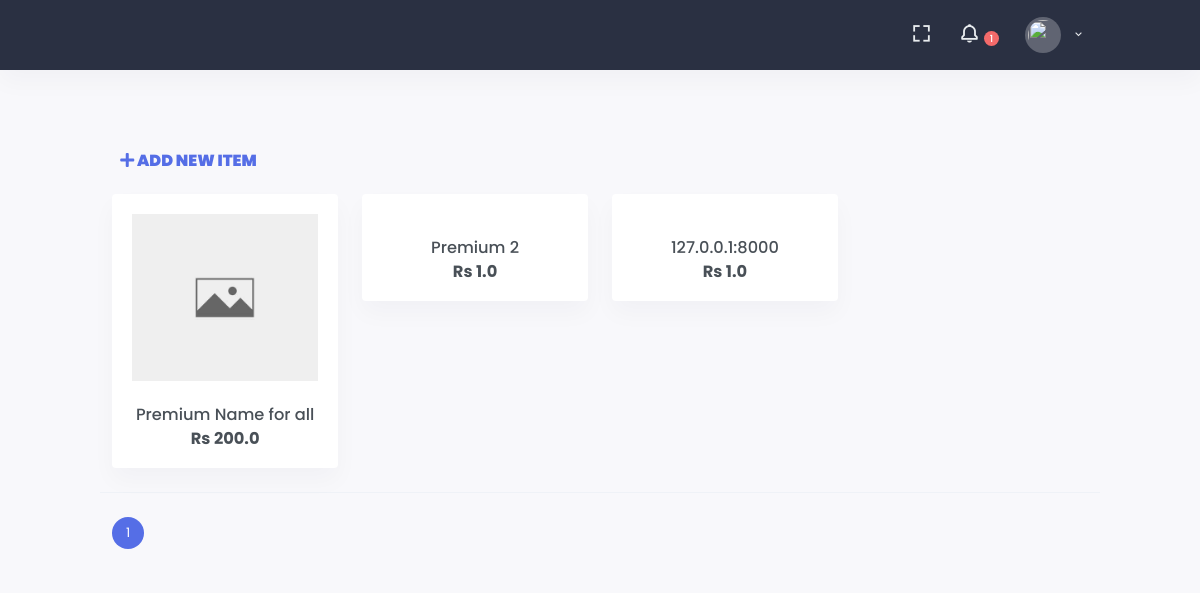
Page /admins/product/ on the earlier database version.
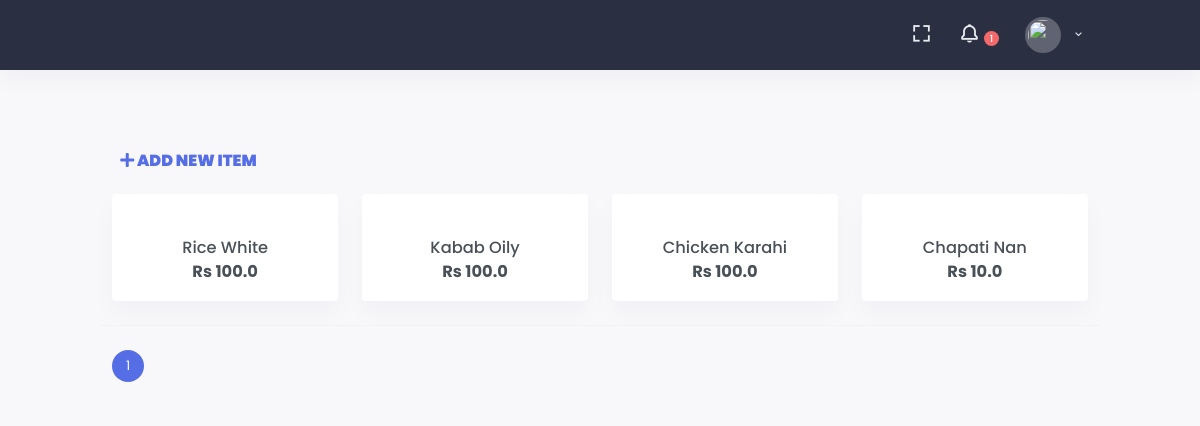
Same page on the later database version.
### src/admins/models.py (models this page shows, shortened)
class Product(models.Model):
    name = models.CharField(max_length=255)
    desc = models.TextField(null=True, blank=True, default='Description not provided yet')
    image = ResizedImageField(
        upload_to='accounts/images/profiles/', null=True, blank=True, size=[350, 350], quality=75, force_format='PNG',
        help_text='size of logo must be 400*400 and format must be png image file', crop=['middle', 'center']
    )
    price_in = models.FloatField(default=1, help_text="Retail price")
    price_out = models.FloatField(default=1, help_text="Sale Price")
    total_quantity_sold = models.PositiveIntegerField(default=0, blank=True)
    total_sales_amount = models.PositiveIntegerField(default=0, blank=True)
    is_active = models.BooleanField(default=True)
    created_on = models.DateTimeField(auto_now_add=True)
    class Meta:
        ordering = ('-total_quantity_sold',)

### src/admins/views.py (the view)
# urls.py: path('admins/product/', views.ProductListView.as_view(), name='admins_product_list'),
class ProductListView(ListView):
    model = Product
    paginate_by = 50

### src/admins/templates/admins/product_list.html (shortened to what this page needs)
{% extends 'core/base.html' %}
{% load static %}
{% block page_heading %}
    <p class="mb-0 pl-2">
        <a href="{% url 'admins_product_create' %}">
            <b>
                <i class="fa fa-plus"></i> Add New Item
            </b>
        </a>
    </p>
{% endblock %}
{% block content %}
    <div class="row">
        {% if object_list %}
            {% for object in object_list %}
                <div class="col-xl-3 col-sm-6">
                    <div class="card">
                        <div class="card-body">
                            <a href="{% url 'admins_product_detail' object.pk %}">
                                <div class="product-img position-relative">
                                    {% if object.image %}
                                        <img src="{{ object.image.url }}" alt=""
                                             class="img-fluid mx-auto d-block">
                                    {% else %}
                                        <img src="{% static 'core/images/no-image.jpg' %}" alt=""
                                             class="img-fluid mx-auto d-block">
                                    {% endif %}
                                </div>
                                <div class="mt-4 text-center">
                                    <h5 class="mb-1 text-truncate">{{ object.name }}</h5>
                                    <h5 class="my-0"><b>Rs {{ object.price_out }}</b></h5>
                                </div>
                            </a>
                        </div>
                    </div>
                </div>
            {% endfor %}
        {% else %}
            <p class="mb-0 text-danger"><b>No Food Items available now</b></p>
        {% endif %}
    </div>
    {% if object_list %}
        <div class="row border-top">
            <div class="col-lg-12">
                <ul class="pagination pagination-rounded mt-4">
                    <li class="page-item active">
                        <a class="page-link">{{ page_obj.number }}</a>
                    </li>
                </ul>
            </div>
        </div>
    {% endif %}
{% endblock %}

### templates/core/base.html (shortened to what this page needs)
{% load static %}
<!doctype html>
<html lang="en">
<head>
    <link rel="stylesheet" href="{% static 'core/css/app.min.css' %}">
    <link rel="stylesheet" href="{% static 'core/css/bootstrap.min.css' %}">
    <link rel="stylesheet" href="{% static 'core/css/icons.min.css' %}">
</head>
<body data-topbar="dark" data-layout="horizontal">
<div id="layout-wrapper">
    {% block base_top_nav %}
        {% include 'core/base_head.html' %}
    {% endblock %}
    {% block dont_include_details %}
        <div class="main-content">
            <div class="page-content mt-4">
                <div class="container-fluid mt-5">
                    <div class="row">
                        <div class="col-12">
                            <div class="page-title-box d-flex align-items-center justify-content-between">
                                <h4 class="mb-0 font-size-18">
                                    {% block page_heading %} {% endblock %}</h4>
                            </div>
                        </div>
                    </div>
                    <div class="row">
                        <div class="col-12">
                            {% block content %}
                            {% endblock %}
                        </div>
                    </div>
                </div>
            </div>
        </div>
    {% endblock %}
</div>
</body>
</html>

### templates/core/base_head.html (shortened to what this page needs)
{% load static %}
<header id="page-topbar">
    <div class="navbar-header">
        <div class="d-flex">
            <div class="navbar-brand-box">
            </div>
        </div>
        <div class="d-flex">
            <div class="dropdown d-none d-lg-inline-block ml-1">
                <button type="button" class="btn header-item noti-icon waves-effect" data-toggle="fullscreen">
                    <i class="bx bx-fullscreen"></i>
                </button>
            </div>
            <div class="dropdown d-inline-block">
                <button type="button" class="btn header-item noti-icon waves-effect"
                        id="page-header-notifications-dropdown"
                        data-toggle="dropdown" aria-haspopup="true" aria-expanded="false">
                    <i class="bx bx-bell bx-tada"></i>
                    <span class="badge badge-danger badge-pill">
                        1
                    </span>
                </button>
            </div>
            <div class="dropdown d-inline-block">
                <button type="button" class="btn header-item waves-effect" id="page-header-user-dropdown"
                        data-toggle="dropdown" aria-haspopup="true" aria-expanded="false">
                    {% if request.user.profile_image %}
                        <img class="rounded-circle header-profile-user" src="{% static 'images/user.png' %}" alt="Header Avatar">
                    {% else %}
                         <img class="rounded-circle header-profile-user" src="{% static 'images/user.png' %}">
                    {% endif %}
                    <i class="mdi mdi-chevron-down d-none d-xl-inline-block"></i>
                </button>
            </div>
        </div>
    </div>
</header>

Differences in the rows shown:
removed Product: name "Premium Name for all", price_out "200.0"
removed Product: name "Premium 2", price_out "1.0"
removed Product: name "127.0.0.1:8000", price_out "1.0"
added Product: name "Rice White", price_out "100.0"
added Product: name "Kabab Oily", price_out "100.0"
added Product: name "Chicken Karahi", price_out "100.0"
added Product: name "Chapati Nan", price_out "10.0"
